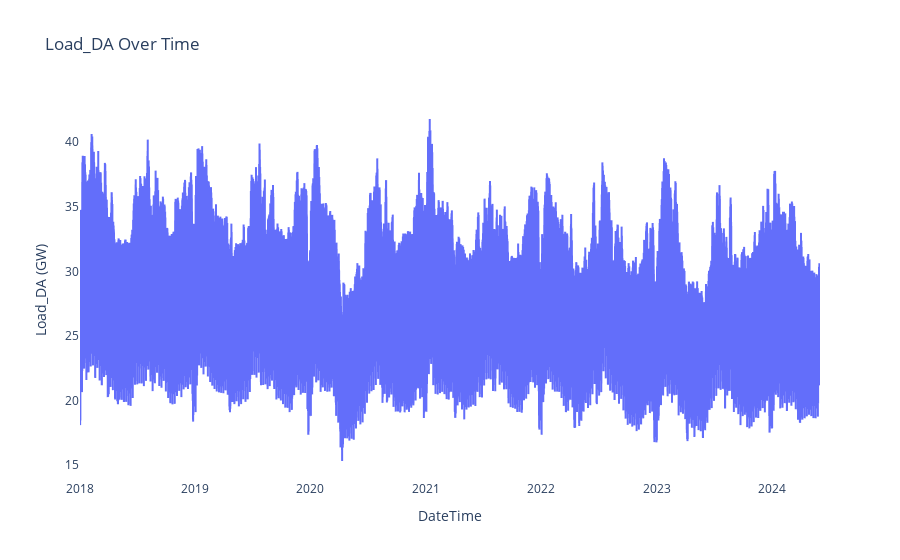

The notebook cell this image was saved under:
### Markdown cell above
# start from here

### Code cell
import plotly.express as px

# Create a scatter plot with Plotly for Load_DA on New Year's Day over time
fig = px.line(df_hol_allo, x='DateTime', y='Load_DA', title="Load_DA Over Time")

# Update the layout for better visualization
fig.update_layout(
    xaxis_title='DateTime',
    yaxis_title='Load_DA (GW)',
    title="Load_DA Over Time",
    plot_bgcolor='white',
    paper_bgcolor='white'
)

# Show the plot
fig.show()

### Figure 1 — Plotly figure (JSON) as saved in the notebook; plotly's stock layout.template omitted (floating-point values rounded to 4 significant figures; data arrays with more than 128 entries replaced by an {"elided": "..."} marker saying what was removed)
{"data": [{"hovertemplate": "DateTime=%{x}<br>Load_DA=%{y}<extra></extra>", "legendgroup": "", "line": {"color": "#636efa", "dash": "solid"}, "marker": {"symbol": "circle"}, "mode": "lines", "name": "", "showlegend": false, "type": "scattergl", "x": {"elided": "56758 str values"}, "xaxis": "x", "y": {"elided": "56758 float values"}, "yaxis": "y"}], "layout": {"legend": {"tracegroupgap": 0}, "paper_bgcolor": "white", "plot_bgcolor": "white", "title": {"text": "Load_DA Over Time"}, "xaxis": {"anchor": "y", "domain": [0, 1], "title": {"text": "DateTime"}}, "yaxis": {"anchor": "x", "domain": [0, 1], "title": {"text": "Load_DA (GW)"}}}}
